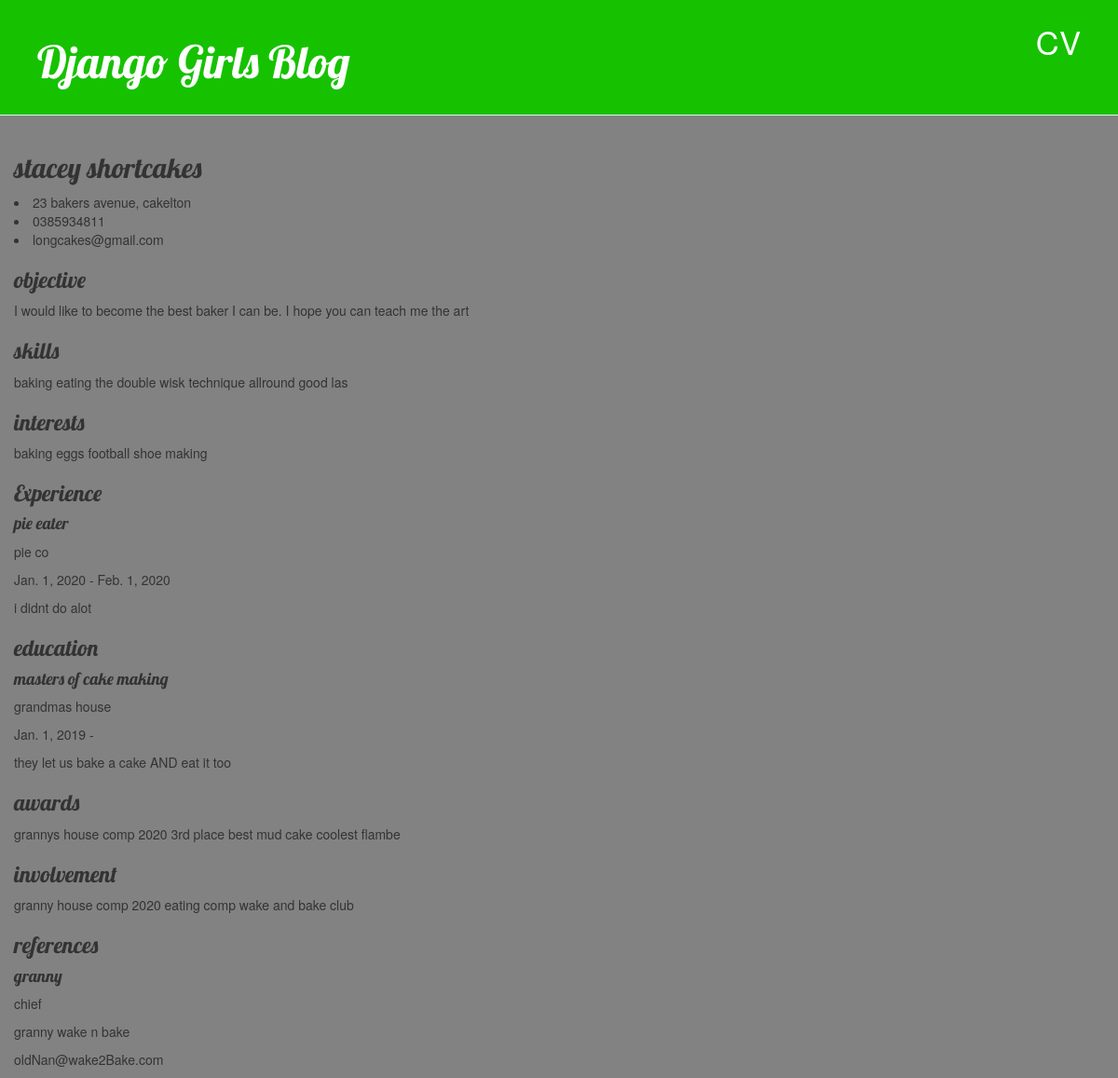
/cv/1/, run on the app's committed database.
### blog/models.py (models this page shows, shortened)
class CV(models.Model):
    username = models.ForeignKey(settings.AUTH_USER_MODEL, on_delete=models.CASCADE, default=0)
    name = models.CharField(max_length = 100)
    address = models.CharField(max_length = 500)
    phone_number= models.CharField(max_length= 20)
    email = models.EmailField() #change not tested
    objective = models.TextField()
    skills = models.TextField()
    interests  = models.TextField()
    awards = models.TextField()
    involvement = models.TextField()
    job_title = models.CharField(max_length= 100)
    company = models.CharField(max_length= 100)
    start_year = models.DateField(blank=True, null=True)
    end_year = models.DateField(blank=True, null=True)
    job_description = models.TextField()
    program = models.CharField(max_length= 200)
    insitution = models.CharField(max_length= 100)
    start_year_ed = models.DateField(blank=True, null=True)
    end_year_ed = models.DateField(blank=True, null=True)
    education_description = models.TextField()
    ref_name = models.CharField(max_length=100)
    ref_position = models.CharField(max_length=100)
    ref_company = models.CharField(max_length=100)
    ref_contact = models.CharField(max_length=100)

### blog/views.py (the view)
# urls.py: path('cv/<int:pk>/', views.cv_detail, name='cv_detail'),
def cv_detail(request, pk):
    cv = get_object_or_404(CV, pk=pk)
    return render(request, 'blog/cv_detail.html',{'cv': cv})

### blog/templates/blog/cv_detail.html
{% extends 'blog/base.html' %}
{% block content %}
<h2>{{cv.name}}</h2>
<div class="personal_details">
    <li>{{cv.address}}</li>
    <li>{{cv.phone_number}}</li>
    <li>{{cv.email}}</li>
</div>
<div class="professional_details">
    <h3>objective</h3>
    <p>{{cv.objective}}</p>
    <h3>skills</h3>
    <p>{{cv.skills}}</p>
    <h3>interests</h3>
    <p>{{cv.interests}}</p>
</div>
<div class="experience">
    <h3>Experience</h3>
    <h4>{{cv.job_title}}</h4>
    <p>{{cv.company}}</p>
    <p>{{cv.start_year}} - {{cv.end_year}}</p>
    <p>{{cv.job_description}}</p>
</div>
<div class="education">
    <h3>education</h3>
    <h4>{{cv.program}}</h4>
    <p>{{cv.insitution}}</p>
    <p>{{cv.start_year_ed}} - {{cv.education.end_year_ed}}</p>
    <p>{{cv.education_description}}</p>
</div>
<div class="lists">
    <h3>awards</h3>
    <p>{{cv.awards}}</p>
    <h3>involvement</h3>
    <p>{{cv.involvement}}</p>
</div>
<div class="references">
    <h3>references</h3>
    <h4>{{cv.ref_name}}</h4>
    <p>{{cv.ref_position}}</p>
    <p>{{cv.ref_company}}</p>
    <p>{{cv.ref_contact}}</p>
</div>
{% endblock %}

### blog/static/css/blog.css (style rules this page uses)
h1, h2, h3, h4 { font-family: 'Lobster', cursive; }
body { background-color: #828282; }

### data on the page
CV: name "stacey shortcakes", address "23 bakers avenue, cakelton", phone_number "0385934811", email "longcakes@gmail.com", objective "I would like to become the best baker I can be. I hope you can teach me the art", skills "baking eating the double wisk technique allround good las", interests "baking eggs football shoe making", job_title "pie eater", company "pie co", start_year "Jan. 1, 2020", end_year "Feb. 1, 2020", job_description "i didnt do alot", program "masters of cake making", insitution "grandmas house", start_year_ed "Jan. 1, 2019", education_description "they let us bake a cake AND eat it too", awards "grannys house comp 2020 3rd place best mud cake coolest flambe", involvement "granny house comp 2020 eating comp wake and bake club", ref_name "granny", ref_position "chief", ref_company "granny wake n bake", ref_contact "oldNan@wake2Bake.com"
